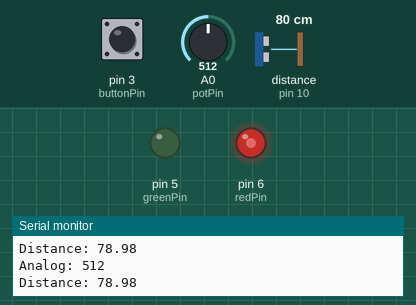
Recording of a sketch running on a simulated Arduino Uno, built with avr-gcc and run on an emulated ATmega328P. Shown: output pins drawn as LEDs (lit = HIGH), the last lines printed to the serial monitor. Wiring (inferred from the names in the program): ultrasonic range finder: trigger pin 9; echo pin 10. The inputs (shaded band) are chosen by the test bench; at power-on: distance to the obstacle (sensor on pin 10) 80 cm, A0 (potPin) = 512, pin 3 (buttonPin) LOW. The echo pulse lasts 58.3 µs per cm; pins used as bus, display or sensor lines are not drawn.

Above: at 1.2 s.
1.3 s: distance to the obstacle (sensor on pin 10) set to 10 cm
2.8 s: distance to the obstacle (sensor on pin 10) set to 7 cm
At 3.3 s:
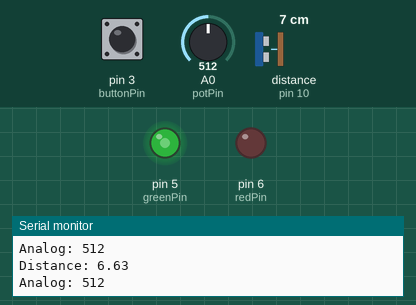
4.3 s: A0 (potPin) set to 1010
At 4.8 s:
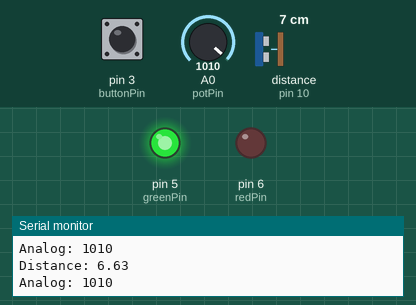
7.3 s: A0 (potPin) set to 716
At 8.0 s:
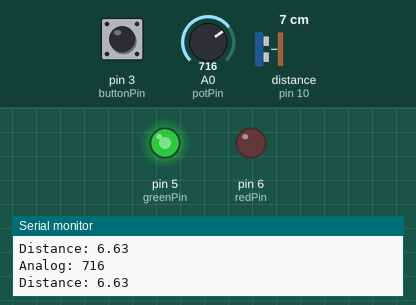
10.3 s: pin 3 (buttonPin) pulled HIGH for 0.15 s
At 11.0 s:
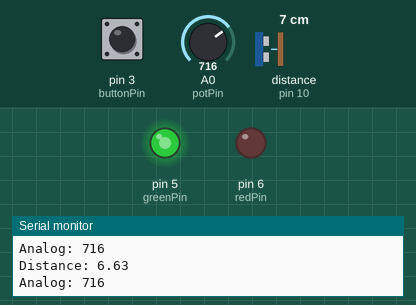
13.4 s: distance to the obstacle (sensor on pin 10) set to 9 cm
16.4 s: distance to the obstacle (sensor on pin 10) set to 12 cm
At 17.8 s:
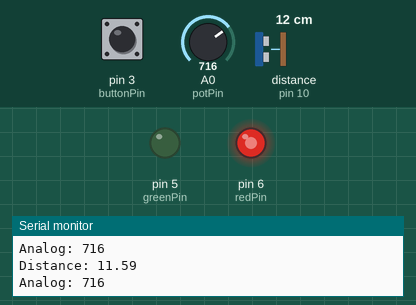
Timing chart, 0 to 21.8 s (numbered marks = the images above; inputs shaded):
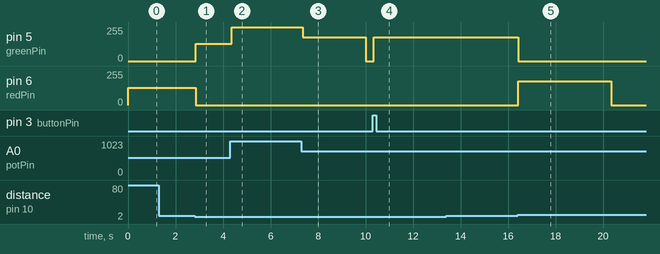

Measured:
- the behaviour switches between 9 and 8 cm on distance to the obstacle (sensor on pin 10) (found by bisection; images 0 and 1)
- the behaviour switches between 10 and 11 cm on distance to the obstacle (sensor on pin 10) (found by bisection; images 4 and 5)
- after the input at 2.8 s, pin 5 (greenPin): 0/255 → 128/255 after 0.05 s; pin 6 (redPin): 128/255 → 0/255 after 0.05 s
- after the input at 4.3 s, pin 5 (greenPin): 128/255 → 252/255 after 0.06 s
- after the input at 7.3 s, pin 5 (greenPin): 252/255 → 179/255 after 0.05 s, → 0/255 2.7 s later
- after the input at 10.3 s, pin 5 (greenPin): 0/255 → 179/255 at once
- after the input at 16.4 s, pin 5 (greenPin): 179/255 → 0/255 after 0.03 s instead of 3.9 s; pin 6 (redPin): 0/255 → 179/255 at once, → 0/255 3.9 s later

The sketch:

Door_Sensor.ino
```cpp
const int trigPin = 9;
const int echoPin = 10;
const int redPin = 6;
const int greenPin = 5;
const int potPin = A0;
const int buttonPin = 3;
unsigned long currentTime;
long duration;
float distance;
int potAnalog;
int brightness;
bool check = 0;

void setup() {
  pinMode(trigPin, OUTPUT);
  pinMode(redPin, OUTPUT);
  pinMode(greenPin, OUTPUT);
  pinMode(potPin, INPUT);
  pinMode(echoPin, INPUT);
  pinMode(buttonPin, INPUT);
  Serial.begin(9600);
}

void loop() {
  potAnalog = analogRead(potPin);
  changeBrightness();
  //Serial.print("Brightness: ");
  //Serial.println(brightness);
  pingDistance();
  checkRisingEdge();
  Serial.print("Distance: ");
  Serial.println(distance / 100);
  Serial.print("Analog: ");
  Serial.println(potAnalog);
  if (currentTime + 10000 > millis()) {
    setLED(1);
  } else {
    setLED(0);
  }
}

void pingDistance() {
  digitalWrite(trigPin, LOW);
  delayMicroseconds(2);
  digitalWrite(trigPin, HIGH);
  delayMicroseconds(10);
  digitalWrite(trigPin, LOW);
  duration = pulseIn(echoPin, HIGH);
  distance = duration * 3.4 / 2;
}

void changeBrightness() {
  if (potAnalog / 4 > 32) {
    brightness = (potAnalog / 4);
  }
  if (potAnalog / 4 < 20) {
    brightness = 0;
  }
}

void checkRisingEdge() {
  if (digitalRead(buttonPin) == HIGH) {
    if (check == false) {
      risingEdge();
      check = true;
    }
  }
  if (digitalRead(buttonPin) == LOW) {
    check = false;
  }
}

void risingEdge() {
  currentTime = millis();
}

void setLED(int i) {
  if (i == 1) {
    if (distance < 800) {
      analogWrite(greenPin, brightness);
      analogWrite(redPin, 0);
    }
    if (distance > 1000) {
      analogWrite(redPin, brightness);
      analogWrite(greenPin, 0);
    }
  }
  if (i == 0) {
    analogWrite(redPin, 0);
    analogWrite(greenPin, 0);
  }
}
```
